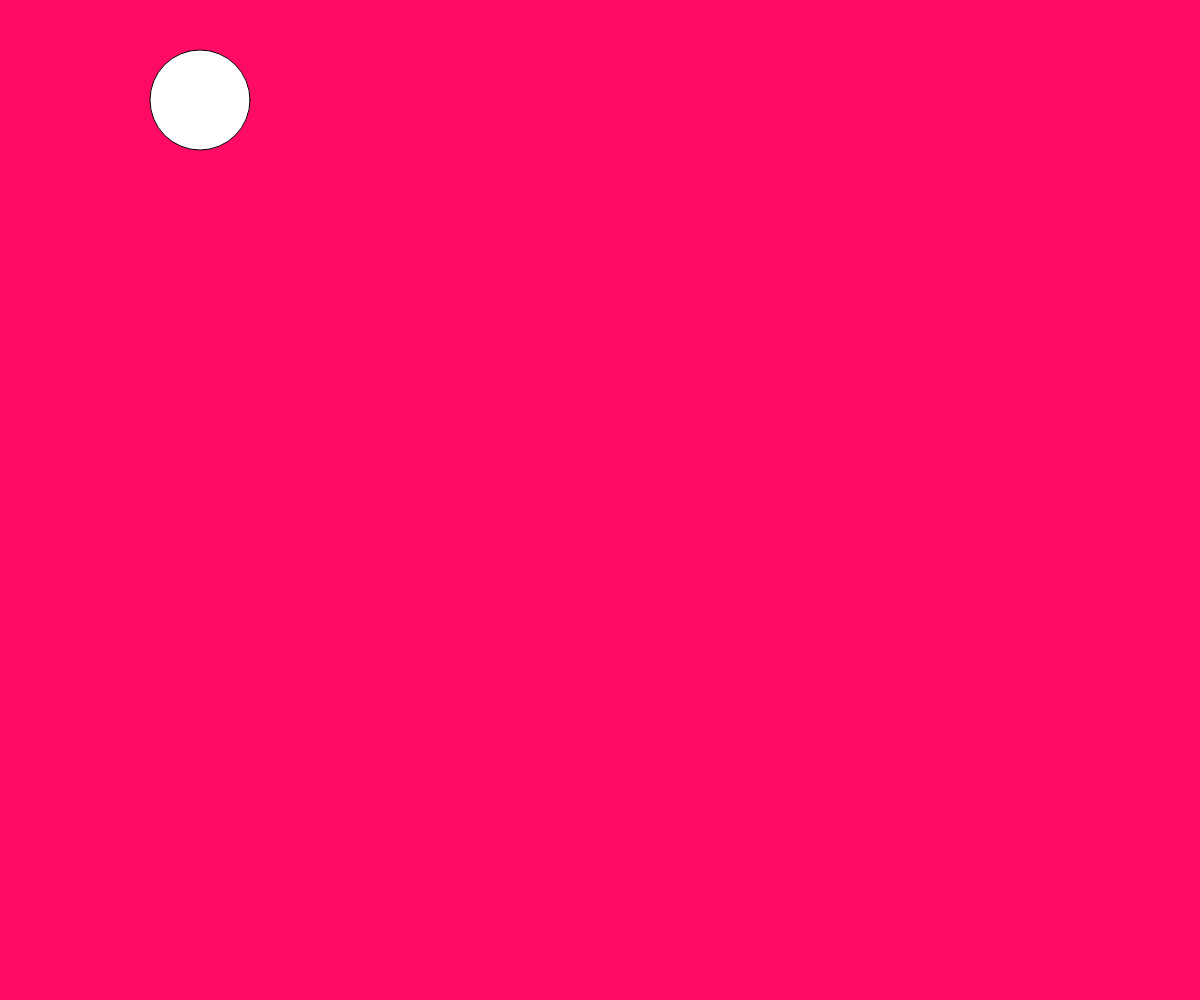
Frame 1 (no input)
Frame 60 (no input): identical to frame 1, image omitted
Frame 120 (the mouse pressed at the canvas centre since frame 60): identical to frame 1, image omitted

The p5.js sketch that drew this single still picture (run headless with seeded random() and noise() and a simulated clock; from frame 60 on, the mouse is pressed at the canvas centre):

// p5.js sketch
// ── sketch.js
var circX;
var circY;
var circDiameter = 100;
var circRadius = circDiameter/2;
var d;
var redCol = 255;
//// code below ("var isClicked") is commented out as part of more complex "&&" true/false example in the mousePressed function
var state = 1;

function setup(){
    createCanvas(windowWidth, windowHeight); 
    circX = 200;
    circY = 100;
}

function draw(){
    background(redCol, 10, 100);
    ellipse(circX, circY, circDiameter, circDiameter);
    d = dist(circX, circY, mouseX, mouseY);
    
////code below (if/else statement) is if we're creating a hover state in the draw function instead of using the same code in the mousePressed function 
//    if(d < circRadius){
//        redCol = 0;
//    }else{
//        redCol = 255;
//    }
    
}

function mousePressed(){
//    if(d < circRadius){
//        redCol = 0;
//    }else{
//        redCol = 255;
//    }
    
////    code below is more complicated example of the code above that uses a true/false variable to click on the circle only to make an interaction happen
    if(d < circRadius && state == 1){
        redCol = 0;
        state = state +1;
    }else if (d < circRadius && state == 2){
        redCol = 100;
        state = state +1;
    }else if (d < circRadius && state == 3){
        redCol = 255;
        state = 1;
    }
    
}
